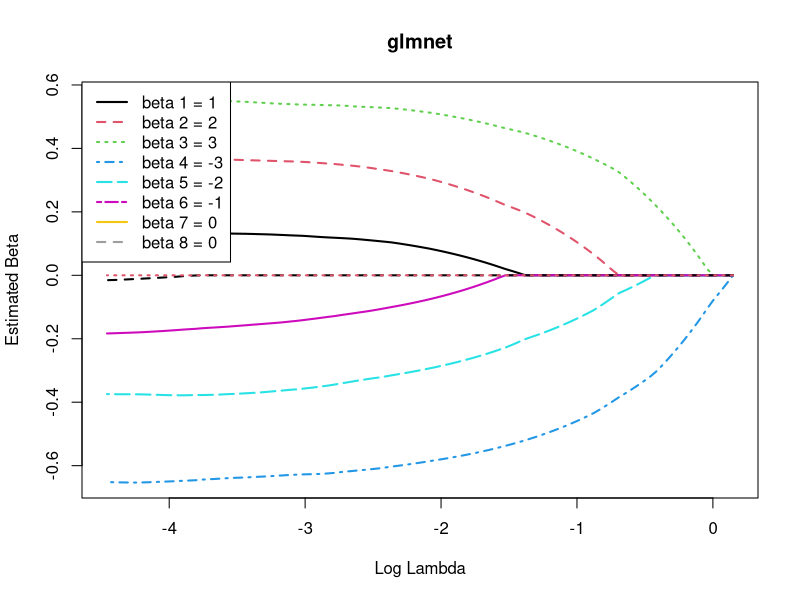
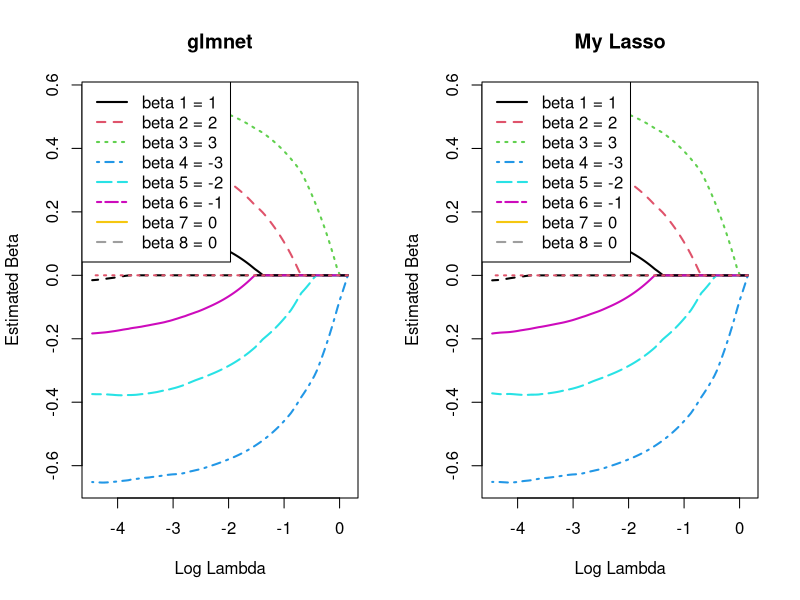
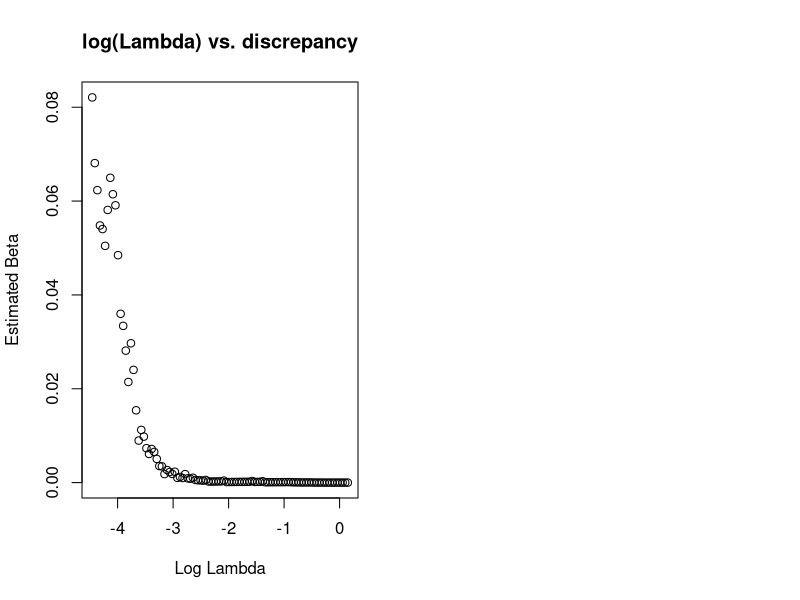
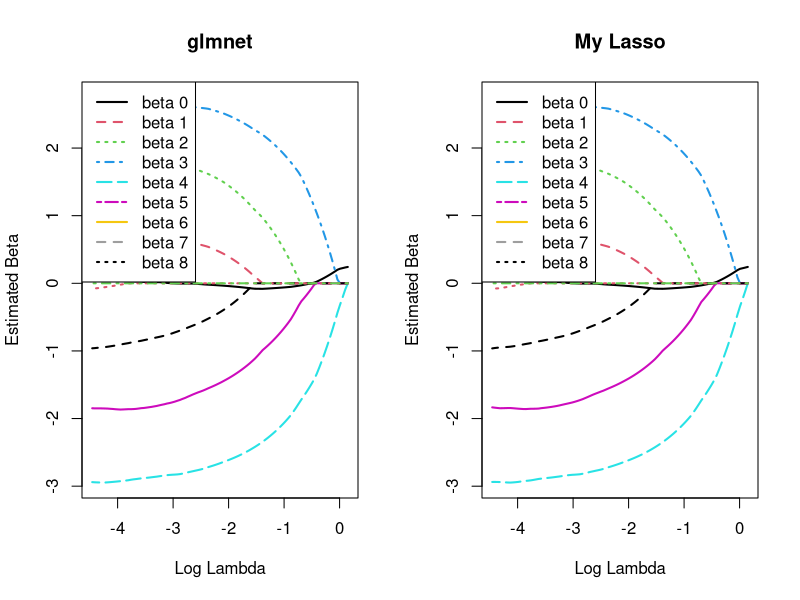

These charts were generated, in order, by the following R code:
## ---- chunk 1
  library(MASS)
  set.seed(10)
  n = 100
  p = 200

  # generate data
  V = matrix(0.3, p, p)
  diag(V) = 1
  X_org = as.matrix(mvrnorm(n, mu = rep(0, p), Sigma = V))
  true_b = c(1:3, -3:-1, rep(0, p-6))
  y_org = X_org %*% true_b + rnorm(n)

  # pre-scaling and centering X and y
  X = scale(X_org)*sqrt(n/(n-1))
  y = scale(y_org)*sqrt(n/(n-1))
  lambda = 0.3
## ---- chunk 2
soft_th <- function(b, lambda){
  if(b > lambda/2){
    return(b - (lambda/2))
  }else if(b< -(lambda/2)){
    return((b+lambda/2))
  }else{
    return(0)
  }
} 
## ---- chunk 3
soft_th(1, 0.3)
## ---- chunk 4
soft_th(-1, 0.3)
## ---- chunk 5
soft_th(-0.1, 0.3)
## ---- chunk 6
myLasso <- function(x, y, lambda, beta_init = rep(0, ncol(X)), 
                    tol= 1e-6, maxitr = 100){
  p = ncol(X)
  beta_old = beta_init
  beta_new = beta_old
  XcolNorm = colSums(X^2)
  
  # the grand loop
  for (k in 1:maxitr){
    beta_old = beta_new
    r = y - X %*% beta_old

    # update each beta_j
    for (j in 1:p){

      # update r and beta
      r = r + X[, j] * beta_new[j]
      beta_new[j] <- X[, j] %*% r / XcolNorm[j]
      beta_new[j] <- soft_th(beta_new[j], lambda)
      r = r - X[, j] * beta_new[j]
    }

    # check the change of parameters
    if (sum(abs(beta_new - beta_old)) < tol) break;
  }
  return(list(beta = beta_new, iter = k))
}
## ---- chunk 7
  library(glmnet)
  # glmnetfit use a different loss function. Use lambda / 2 as the penalty
  glmnetfit = glmnet(X, y, lambda = lambda / 2, intercept = FALSE)
  glmnetfit$beta[1:8]
## ---- chunk 8
# print the first 8 coefficients of my function
myLasso.fit = myLasso(X, y, lambda = lambda)
myLasso.fit$beta[1:8]
## ---- chunk 9
# print number of iteration
myLasso.fit$iter
## ---- chunk 10
sum(abs(glmnetfit$beta[1:8] - myLasso.fit$beta[1:8]))
## ---- chunk 11
  glmnetfit = glmnet(X, y, intercept = FALSE)

  # Again, twice lambda is used for our function
  lambda_all = glmnetfit$lambda * 2
  
  # a matplot of the first 8 coefficients vs log scale of lambda
  matplot(log(lambda_all), t(glmnetfit$beta[1:8, ]), type = "l", lwd = 2, 
          xlab = "Log Lambda",ylab = "Estimated Beta", main = "glmnet")
  legend("topleft", paste("beta", 1:8, "=", c(1:3, -3:-1, 0, 0)), 
         col = 1:8, lty = 1:8, lwd = 2)
## ---- chunk 12
lambda_all = sort(lambda_all, decreasing=TRUE)

myLasso_pw <- function(X, y, lambda_all, tol= 1e-6, maxitr = 100){
  
  b0=rep(0, ncol(X))
  out.matrix = matrix(nrow = ncol(X), ncol = 0)  
  
  for(i in lambda_all){
    b1 = myLasso(X,y, lambda = i, 
                  beta_init = b0)$beta
    out.matrix = cbind(out.matrix, b1) 
    b0 = b1
  }
  return(out.matrix)
}
## ---- chunk 13
pw.lambda.table = myLasso_pw(X, y, lambda_all)
## ---- chunk 14
# Provide plot of the first 8 parameter
par(mfrow = c(1, 2))
# plot glmnet 
matplot(log(lambda_all), t(glmnetfit$beta[1:8, ]), type = "l", lwd = 2, 
        xlab = "Log Lambda",ylab = "Estimated Beta", main = "glmnet")
legend("topleft", paste("beta", 1:8, "=", c(1:3, -3:-1, 0, 0)), 
       col = 1:8, lty = 1:8, lwd = 2)

# plot my lasso function
matplot(log(lambda_all), t(pw.lambda.table[1:8, ]), type = "l", lwd = 2, 
          xlab = "Log Lambda",ylab = "Estimated Beta", main = "My Lasso")
legend("topleft", paste("beta", 1:8, "=", c(1:3, -3:-1, 0, 0)), 
      col = 1:8, lty = 1:8, lwd = 2)
## ---- chunk 15
# fit model with my pw.lambda function
pw.lambda.all.table = myLasso_pw(X, y, lambda_all, tol, maxitr)

# fit glment model
glmnetfit.all = glmnet(X, y, lambda = lambda_all / 2, intercept = FALSE)
glmnetfit.all.table = as.matrix(glmnetfit.all$beta)
colnames(glmnetfit.all.table) <- log(lambda_all) 
## ---- chunk 16
# calculate difference between 2 methods
pw.glment.diff = as.matrix(abs(glmnetfit.all.table - pw.lambda.all.table))
# calculate L1 norm discrepancy
pw.glment.1norm = t(as.matrix(colSums(pw.glment.diff)))
## ---- chunk 17
plot(log(lambda_all), pw.glment.1norm,
     xlab = "Log Lambda",ylab = "Estimated Beta", 
     main = "log(Lambda) vs. discrepancy")
## ---- chunk 18
# recover to unscaled
sdX = apply(X_org, 2, sd)
sdY = sd(y_org)
meanX = apply(X_org, 2, mean)
meanY = mean(y_org)

recover.beta.matrix = matrix(nrow = 201, ncol = 0) 
for(i in 1:ncol(pw.lambda.all.table)){
  beta0Recover = meanY - sum( meanX * pw.lambda.all.table[,i] * sdY / sdX)
  betaRecover = pw.lambda.all.table[,i]* sdY / sdX
  recover.beta.matrix <- cbind(recover.beta.matrix,
                               append(beta0Recover, betaRecover))
}
pw.recover.beta = recover.beta.matrix[1:9,]
## ---- chunk 19
glmnetfit2 = glmnet(X_org, y_org, lambda = lambda_all/2*sd(y_org)*sqrt(n/(n-1)))
lassobeta2 = as.matrix(coef(glmnetfit2)[1:9,])
## ---- chunk 20
# Provide plot of the first 8 parameter
par(mfrow = c(1, 2))
# plot glmnet 
matplot(log(lambda_all), t(lassobeta2), type = "l", lwd = 2, 
        xlab = "Log Lambda",ylab = "Estimated Beta", main = "glmnet")
legend("topleft", paste("beta", 0:8), col = 1:9, lty = 1:9, lwd = 2)
# plot my lasso function
matplot(log(lambda_all), t(pw.recover.beta), type = "l", lwd = 2, 
          xlab = "Log Lambda",ylab = "Estimated Beta", main = "My Lasso")
legend("topleft", paste("beta", 0:8), col = 1:9, lty = 1:9, lwd = 2)
## ---- chunk 21
# calculate difference between 2 methods
pw.recover.glment.diff = colSums(as.matrix(abs(lassobeta2 - pw.recover.beta)))
max(pw.recover.glment.diff)
